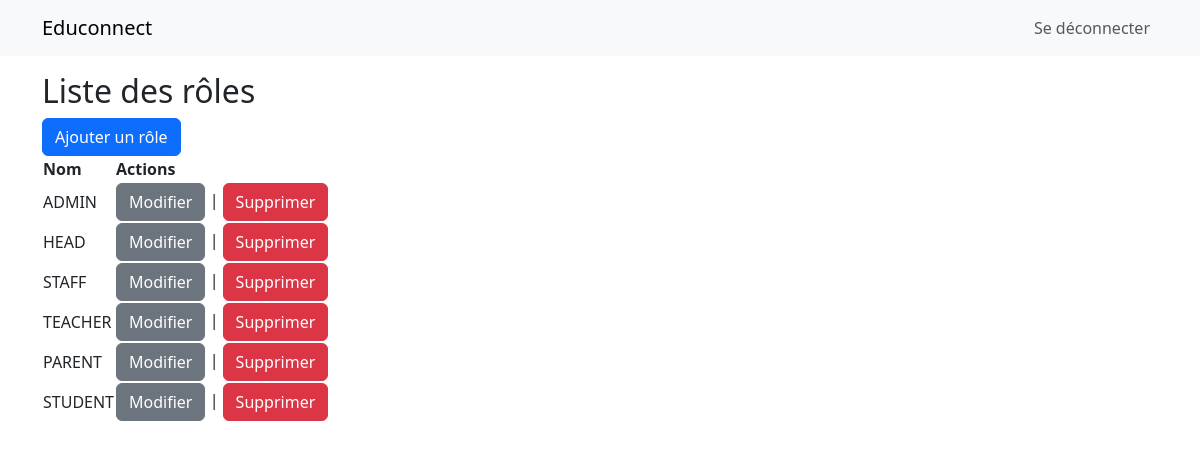
The app's page /roles/ (signed in) with its own data.
### gestion_utilisateurs/models.py (models this page shows, shortened)
class Role(models.Model):
    NAMES = (
        ('ADMIN', 'Admin'),
        ('HEAD', 'Head of Establishment'),
        ('STAFF', 'Staff'),
        ('TEACHER', 'Teacher'),
        ('PARENT', 'Parent'),
        ('STUDENT', 'Student'),
    )
    name = models.CharField('Name', max_length=50, choices=NAMES, unique=True)
    class Meta:
        verbose_name = 'Role'
        verbose_name_plural = 'Roles'

### gestion_utilisateurs/views.py (the view)
# urls.py: path('roles/', views.role_list, name='role_list'),
@user_passes_test(admin_check)
def role_list(request):
    roles = Role.objects.all()
    return render(request, 'gestion_utilisateurs/role_list.html', {'roles': roles})

### educonnect/permissions.py (called while the page is built)
def admin_check(user):
    return user.is_authenticated and user.is_admin

### gestion_utilisateurs/templates/gestion_utilisateurs/role_list.html
{% extends 'base.html' %}
{% block content %}
  <h2>Liste des rôles</h2>
  <a href="{% url 'role_create' %}" class="btn btn-primary">Ajouter un rôle</a>
  <table>
    <thead>
      <tr>
        <th>Nom</th>
        <th>Actions</th>
      </tr>
    </thead>
    <tbody>
      {% for role in roles %}
        <tr>
          <td>{{ role.name }}</td>
          <td>
            <a href="{% url 'role_update' role.pk %}" class="btn btn-secondary">Modifier</a> |
            <a href="{% url 'role_delete' role.pk %}" class="btn btn-danger">Supprimer</a>
          </td>
        </tr>
      {% empty %}
        <tr>
          <td colspan="2">Aucun rôle trouvé.</td>
        </tr>
      {% endfor %}
    </tbody>
  </table>
{% endblock %}

### records on screen
Role: name "ADMIN"
Role: name "HEAD"
Role: name "STAFF"
Role: name "TEACHER"
Role: name "PARENT"
Role: name "STUDENT"
